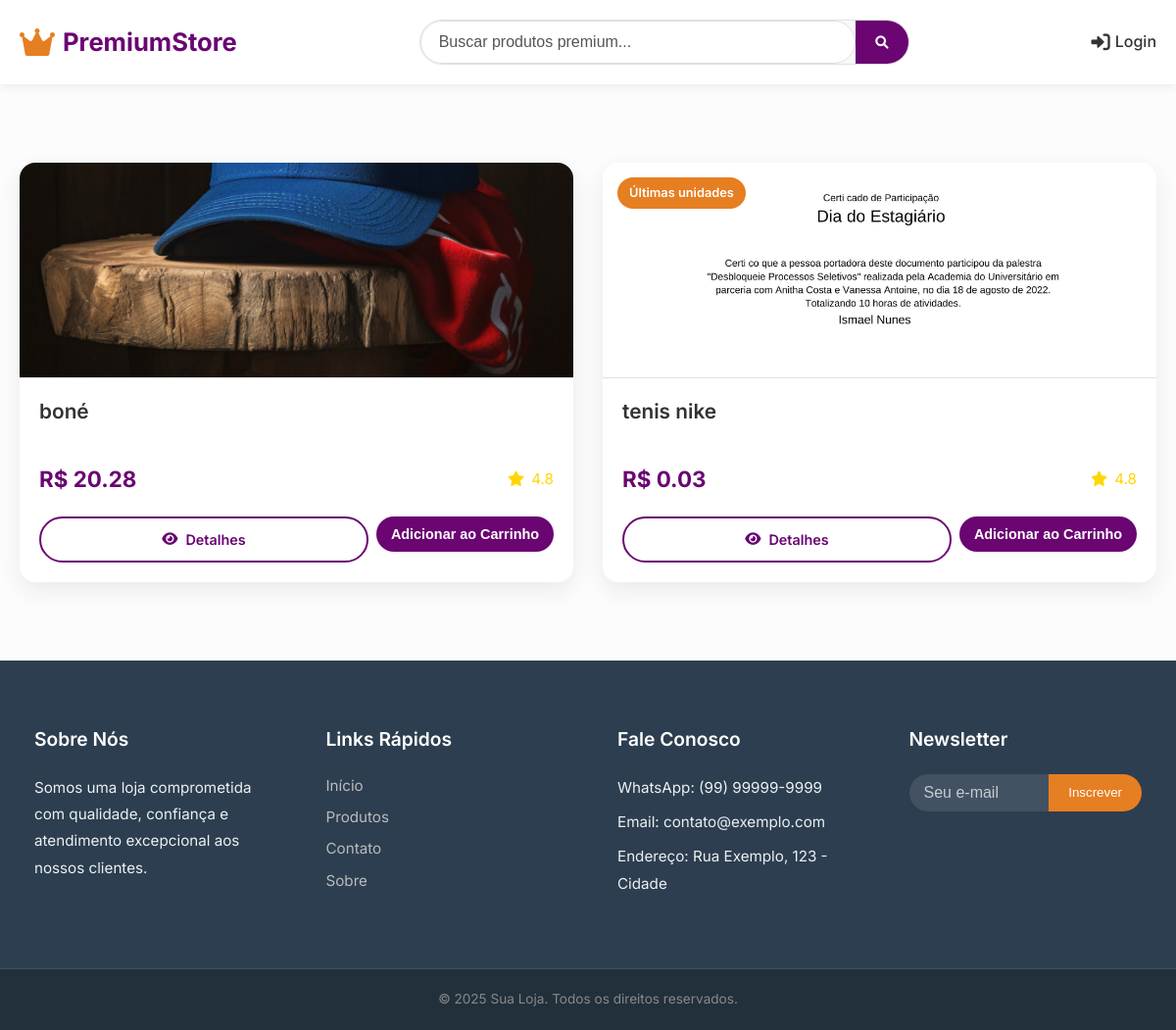
Before: / with the older database file.
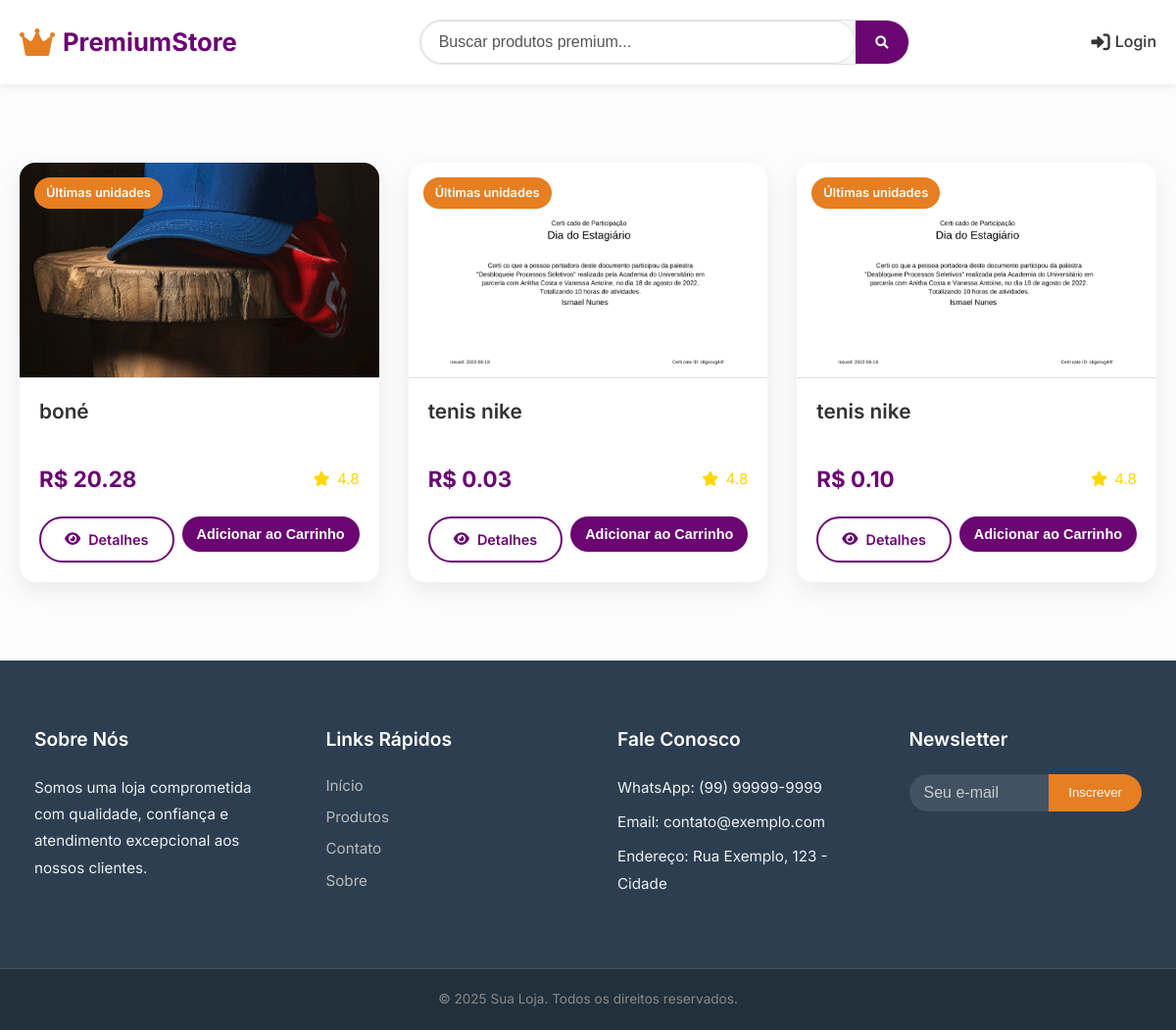
After: the same page with the newer database file.
### tables this page shows
CREATE TABLE produtos (
            id INTEGER PRIMARY KEY AUTOINCREMENT,
            nome TEXT NOT NULL,
            preco REAL NOT NULL,
            estoque INTEGER NOT NULL,
            descricao TEXT,
            imagem TEXT
        );

### app.py (the view)
@app.route('/')
def home(): # <-- Agora é 'home'!
    pagina = request.args.get('pagina', 1, type=int)
    produtos_por_pagina = 10
    conn = conectar_db()
    cursor = conn.cursor()
    offset = (pagina - 1) * produtos_por_pagina
    cursor.execute('''
        SELECT * FROM produtos
        LIMIT ? OFFSET ?
    ''', (produtos_por_pagina, offset))
    produtos = cursor.fetchall()
    cursor.execute('SELECT COUNT(*) FROM produtos')
    total_produtos = cursor.fetchone()[0]
    tem_mais = (offset + produtos_por_pagina) < total_produtos
    conn.close()
    return render_template('index.html', produtos=produtos, pagina=pagina, tem_mais=tem_mais)

### app.py (called while the page is built)
def conectar_db():
    conn = sqlite3.connect(DB_NAME)
    conn.row_factory = sqlite3.Row # Allows accessing columns by name
    return conn

@app.context_processor
def inject_carrinho():
    total_itens = 0
    if 'usuario_id' in session:
        try:
            total_itens = contar_itens_carrinho_db(session['usuario_id'])
        except Exception as e:
            print(f"Erro no context processor ao contar itens do carrinho (DB): {e}")
            total_itens = 0
    return {'total_itens': total_itens}

### templates/index.html (shortened to what this page needs)
<!DOCTYPE html>
<html lang="pt-BR">
<head>
    <link rel="stylesheet" href="{{ url_for('static', filename='css/index.css') }}">
    <link rel="stylesheet" href="{{ url_for('static', filename='css/global.css') }}">
    <link rel="stylesheet" href="https://cdnjs.cloudflare.com/ajax/libs/font-awesome/6.0.0-beta3/css/all.min.css">
</head>
<body>
    <header class="header">
        <div class="container">
            <a href="{{ url_for('home') }}" class="logo">
                <i class="fas fa-crown"></i>
                <span>PremiumStore</span>
            </a>
            <div class="page-header">
                <div class="search-container">
                    <form action="{{ url_for('buscar_produtos') }}" method="GET" class="search-form">
                        <input type="text" name="q" placeholder="Buscar produtos premium..." class="search-input">
                        <button type="submit" class="search-button">
                            <i class="fas fa-search"></i>
                        </button>
                    </form>
                </div>
            </div>
            <nav class="nav">
                {% if 'usuario_id' in session %}
                <a href="{{ url_for('ver_carrinho') }}" class="nav-link">
                    <i class="fas fa-shopping-cart"></i>
                    <span class="cart-count">{{ total_itens|default(0) }}</span>
                </a>
                <div class="user-dropdown">
                    <button class="user-avatar">
                        <i class="fas fa-user-circle"></i>
                    </button>
                    <div class="dropdown-menu">
                        <a href="{{ url_for('historico_pedidos') }}">Meus pedidos</a>
                        <a href="{{ url_for('logout') }}">Sair</a>
                    </div>
                </div>
                {% else %}
                <a href="{{ url_for('login') }}" class="nav-link">
                    <i class="fas fa-sign-in-alt"></i> Login
                </a>
                {% endif %}
            </nav>
        </div>
    </header>
    <main class="main">
        <div class="container">
            <div class="products-grid">
                {% for produto in produtos %}
                <div class="product-card">
                    {% if produto[3] < 10 %} <span class="product-badge">Últimas unidades</span>
                        {% endif %}
                        <img src="{{ url_for('static', filename='uploads/' + produto.imagem) if produto.imagem else url_for('static', filename='images/produtos/default.jpg') }}"
                            alt="{{ produto.nome }}" class="img-fluid">
                        <div class="product-info">
                            <h3 class="product-title">{{ produto[1] }}</h3>
                            <div class="product-meta">
                                <span class="product-price">R$ {{ "%.2f"|format(produto[2]) }}</span>
                                <span class="product-rating">
                                    <i class="fas fa-star"></i> 4.8
                                </span>
                            </div>
                            <div class="product-actions">
                                <a href="{{ url_for('detalhes_produto', id=produto[0]) }}" class="btn btn-outline">
                                    <i class="fas fa-eye"></i> Detalhes
                                </a>
                                <form action="{{ url_for('adicionar_ao_carrinho', produto_id=produto.id) }}"
                                    method="POST">
                                    <button type="submit" class="btn-adicionar-carrinho">Adicionar ao Carrinho</button>
                                </form>
                            </div>
                        </div>
                </div>
                {% endfor %}
            </div>
        </div>
    </main>
    <footer class="footer">
        <div class="footer-content">
            <div class="footer-section">
                <h3>Sobre Nós</h3>
                <p>Somos uma loja comprometida com qualidade, confiança e atendimento excepcional aos nossos
                    clientes.
                </p>
            </div>
            <div class="footer-section">
                <h3>Links Rápidos</h3>
                <a href="/">Início</a>
                <a href="/produtos">Produtos</a>
                <a href="/contato">Contato</a>
                <a href="/sobre">Sobre</a>
            </div>
            <div class="footer-section">
                <h3>Fale Conosco</h3>
                <p>WhatsApp: (99) 99999-9999</p>
                <p>Email: contato@exemplo.com</p>
                <p>Endereço: Rua Exemplo, 123 - Cidade</p>
            </div>
            <div class="footer-section">
                <h3>Newsletter</h3>
                <form class="newsletter-form" action="/newsletter" method="POST">
                    <input type="email" name="email" placeholder="Seu e-mail" required>
                    <button type="submit">Inscrever</button>
                </form>
            </div>
        </div>
        <div class="footer-bottom">
            &copy; 2025 Sua Loja. Todos os direitos reservados.
        </div>
    </footer>
</body>
</html>

### static/css/index.css (style rules this page uses)
.main { padding: var(--spacing-xl) 0; background-color: #fcfcfc; }
.products-grid { display: grid; grid-template-columns: repeat(auto-fit, minmax(280px, 1fr)); gap: var(--spacing-lg); justify-content: center; padding: var(--spacing-lg) 0; }
.product-card { background-color: white; border-radius: var(--border-radius-lg); box-shadow: 0 8px 25px var(--shadow-light); overflow: hidden; display: flex; flex-direction: column; position: relative; transition: transform 0.2s ease, box-shadow 0.2s ease; }
.product-card img { width: 100%; height: 220px; object-fit: cover; border-bottom: 1px solid var(--border-color); }
.product-badge { position: absolute; top: var(--spacing-sm); left: var(--spacing-sm); background-color: var(--secondary-color); color: white; padding: 6px 12px; border-radius: var(--border-radius-pill); font-size: 0.8rem; font-weight: 600; z-index: 5; }
.product-info { padding: var(--spacing-md); display: flex; flex-direction: column; flex-grow: 1; }
.product-title { font-size: 1.3rem; font-weight: 600; color: var(--text-dark); margin-bottom: var(--spacing-xs); line-height: 1.3; }
.product-meta { display: flex; justify-content: space-between; align-items: center; margin-top: var(--spacing-sm); margin-bottom: var(--spacing-md); }
.product-price { font-size: 1.4rem; font-weight: 700; color: var(--primary-color); }
.product-rating { font-size: 0.95rem; color: var(--accent-color); }
.product-rating i { color: var(--accent-color); margin-right: 3px; }
.product-actions { display: flex; gap: var(--spacing-xs); margin-top: auto; }
.product-actions .btn { flex: 1; font-size: 0.9rem; padding: 10px 15px; }
.btn-adicionar-carrinho { background-color: var(--primary-color); color: white; border: none; border-radius: var(--border-radius-pill); padding: 10px 15px; font-size: 0.9rem; font-weight: 600; cursor: pointer; transition: background-color var(--transition-speed) ease; flex: 1; display: inline-flex; justify-content: center; align-items: center; }
.footer { background-color: var(--bg-dark); color: #ecf0f1; padding: var(--spacing-xl) 0 0; font-size: 0.95rem; margin-top: auto; padding-bottom: 0%; }
.footer-content { display: grid; grid-template-columns: repeat(auto-fit, minmax(220px, 1fr)); gap: var(--spacing-lg); padding-bottom: var(--spacing-xl); border-bottom: 1px solid rgba(255, 255, 255, 0.1); max-width: 1200px; margin: 0 auto; padding-left: var(--spacing-md); padding-right: var(--spacing-md); }
.footer-section { padding: var(--spacing-sm); }
.footer-section h3 { color: white; margin-bottom: var(--spacing-md); font-size: 1.2rem; font-weight: 600; }
.footer-section p { margin-bottom: var(--spacing-xs); line-height: 1.8; }
.footer-section a { display: block; color: #bbb; margin-bottom: 8px; transition: color var(--transition-speed) ease; }
.newsletter-form { display: flex; margin-top: var(--spacing-md); }
.newsletter-form input { flex-grow: 1; padding: 10px 15px; border: none; border-radius: var(--border-radius-pill) 0 0 var(--border-radius-pill); background-color: rgba(255, 255, 255, 0.1); color: white; }
.newsletter-form input::placeholder { color: rgba(255, 255, 255, 0.7); }
.newsletter-form button { background-color: var(--secondary-color); color: white; border: none; padding: 10px 20px; border-radius: 0 var(--border-radius-pill) var(--border-radius-pill) 0; cursor: pointer; transition: background-color var(--transition-speed) ease; font-weight: 500; }
.footer-bottom { text-align: center; padding: var(--spacing-md) 0; background-color: #22303c; color: #888; font-size: 0.85rem; }

Changed rows visible on the page:
changed produtos "boné": now shows "Últimas unidades"
added produtos: estoque "Últimas unidades", nome "tenis nike", preco "0.10"
